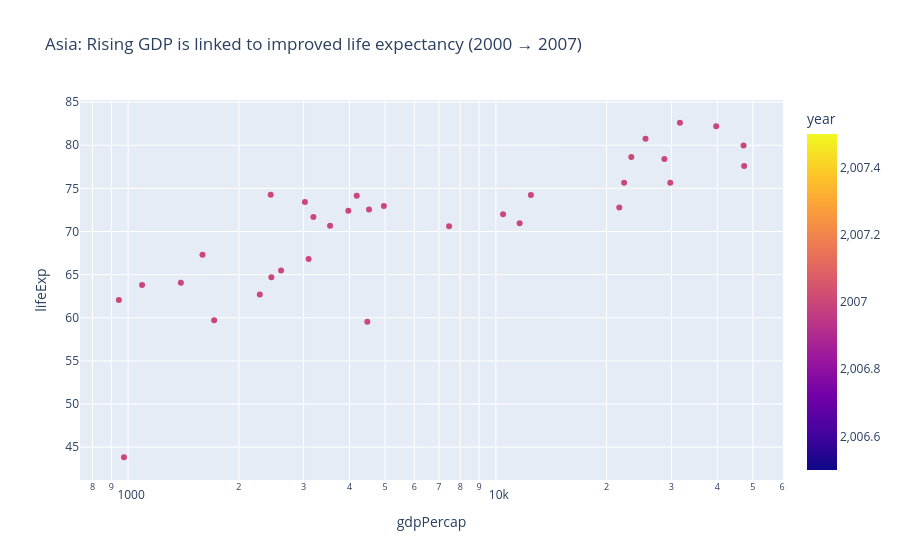

Notebook cell for this chart:
### Markdown cell above
## Task 1 — Scatter: life expectancy change over time

**What to build:** A scatter showing **GDP per capita vs life expectancy** for **two years** (2000 and 2007) to show how both moved — use **colour for year** (just 2 colours), **one continent only**.

Choose any continent except Africa (that was the example). Highlight the change direction.

> 💡 Filter: `df.loc[df['continent'] == 'YOUR_CHOICE']` then filter years

### Code cell
# Task 1 — Scatter plot

import plotly.express as px
df = px.data.gapminder()


# Filter data: Asia + years 2000 and 2007
df_filtered = df[(df['continent'] == 'Asia') & (df['year'].isin([2000, 2007]))]

# Create scatter plot
fig = px.scatter(
    df_filtered,
    x='gdpPercap',
    y='lifeExp',
    color='year',  # only 2 colors
    hover_name='country',
    log_x=True,  # important rule
    title='Asia: Rising GDP is linked to improved life expectancy (2000 → 2007)'
)

fig.show()

### Figure 1 — Plotly figure (JSON) as saved in the notebook; plotly's stock layout.template omitted (floating-point values rounded to 4 significant figures)
{"data": [{"hovertemplate": "<b>%{hovertext}</b><br><br>gdpPercap=%{x}<br>lifeExp=%{y}<br>year=%{marker.color}<extra></extra>", "hovertext": ["Afghanistan", "Bahrain", "Bangladesh", "Cambodia", "China", "Hong Kong, China", "India", "Indonesia", "Iran", "Iraq", "Israel", "Japan", "Jordan", "Korea, Dem. Rep.", "Korea, Rep.", "Kuwait", "Lebanon", "Malaysia", "Mongolia", "Myanmar", "Nepal", "Oman", "Pakistan", "Philippines", "Saudi Arabia", "Singapore", "Sri Lanka", "Syria", "Taiwan", "Thailand", "Vietnam", "West Bank and Gaza", "Yemen, Rep."], "legendgroup": "", "marker": {"color": [2007, 2007, 2007, 2007, 2007, 2007, 2007, 2007, 2007, 2007, 2007, 2007, 2007, 2007, 2007, 2007, 2007, 2007, 2007, 2007, 2007, 2007, 2007, 2007, 2007, 2007, 2007, 2007, 2007, 2007, 2007, 2007, 2007], "coloraxis": "coloraxis", "symbol": "circle"}, "mode": "markers", "name": "", "orientation": "v", "showlegend": false, "type": "scatter", "x": [974.6, 29800.0, 1391.0, 1714.0, 4959.0, 39720.0, 2452.0, 3541.0, 11610.0, 4471.0, 25520.0, 31660.0, 4519.0, 1593.0, 23350.0, 47310.0, 10460.0, 12450.0, 3096.0, 944.0, 1091.0, 22320.0, 2606.0, 3190.0, 21650.0, 47140.0, 3970.0, 4185.0, 28720.0, 7458.0, 2442.0, 3025.0, 2281.0], "xaxis": "x", "y": [43.83, 75.64, 64.06, 59.72, 72.96, 82.21, 64.7, 70.65, 70.96, 59.55, 80.75, 82.6, 72.53, 67.3, 78.62, 77.59, 71.99, 74.24, 66.8, 62.07, 63.78, 75.64, 65.48, 71.69, 72.78, 79.97, 72.4, 74.14, 78.4, 70.62, 74.25, 73.42, 62.7], "yaxis": "y"}], "layout": {"coloraxis": {"colorbar": {"title": {"text": "year"}}, "colorscale": [[0, "#0d0887"], [0.1111, "#46039f"], [0.2222, "#7201a8"], [0.3333, "#9c179e"], [0.4444, "#bd3786"], [0.5556, "#d8576b"], [0.6667, "#ed7953"], [0.7778, "#fb9f3a"], [0.8889, "#fdca26"], [1, "#f0f921"]]}, "legend": {"tracegroupgap": 0}, "title": {"text": "Asia: Rising GDP is linked to improved life expectancy (2000 → 2007)"}, "xaxis": {"anchor": "y", "domain": [0, 1], "title": {"text": "gdpPercap"}, "type": "log"}, "yaxis": {"anchor": "x", "domain": [0, 1], "title": {"text": "lifeExp"}}}}
